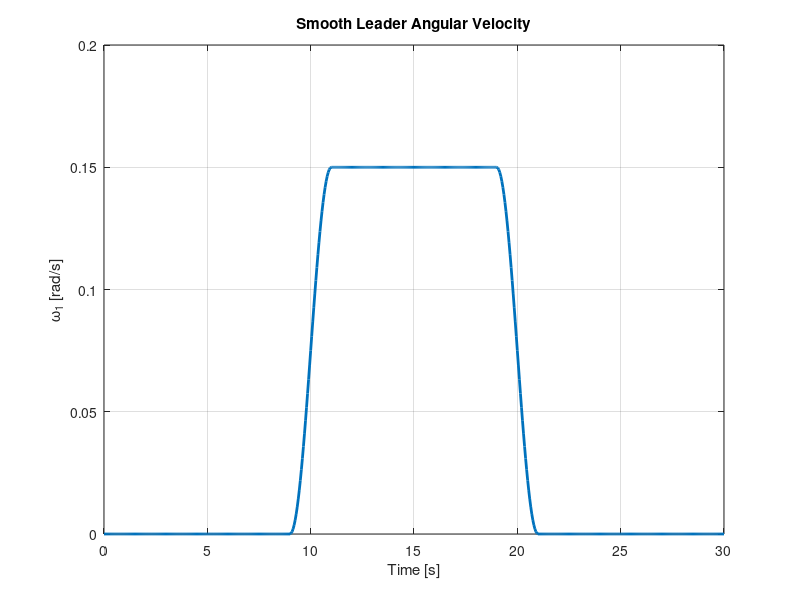
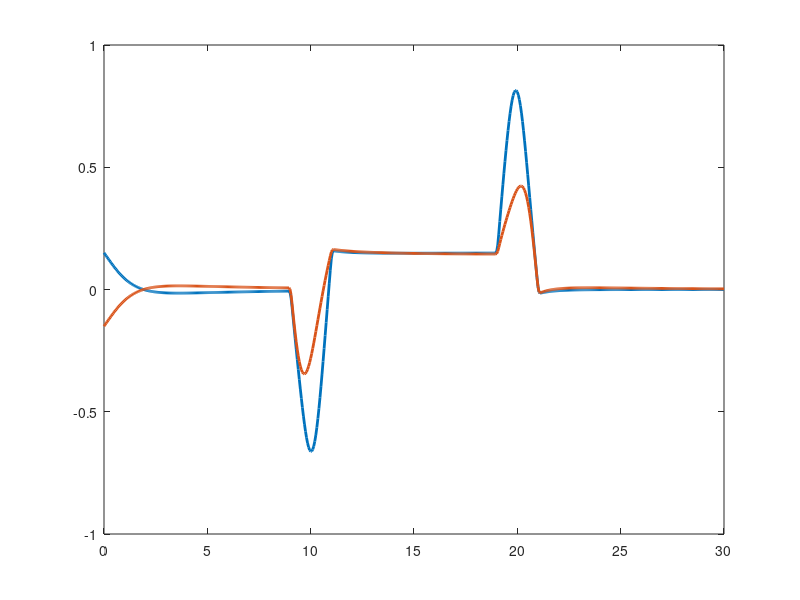

Source code (MATLAB) for these figures, in order: (Note: this script raises an error after producing the figures.)
%% STEP 7 - SMOOTH LEADER FOR 3 TURTLEBOT3 FORMATION
clear;
clc;
close all;

%% =========================================================
% 1. THOI GIAN MO PHONG
% ==========================================================

dt = 0.05;
T  = 30;

t = 0:dt:T;
N = length(t);

%% =========================================================
% 2. LEADER R1 - SMOOTH MOTION
% ==========================================================

x1     = zeros(1,N);
y1     = zeros(1,N);
theta1 = zeros(1,N);

v1     = zeros(1,N);
omega1 = zeros(1,N);

x1(1) = 0;
y1(1) = 0;
theta1(1) = 0;

% Toc do tien cua Leader
vLeader = 0.15;          % [m/s]

% Toc do goc lon nhat khi re
omegaTurn = 0.15;        % [rad/s]

% Khoang chuyen tiep muot
tRampUpStart   = 9;
tRampUpEnd     = 11;

tRampDownStart = 19;
tRampDownEnd   = 21;

for k = 1:N-1

    %% Toc do tien
    v1(k) = vLeader;

    %% Tao omega1 muot

    if t(k) < tRampUpStart

        % 0 -> 9 s: di thang
        omega1(k) = 0;

    elseif t(k) < tRampUpEnd

        % 9 -> 11 s: tang dan omega tu 0 den omegaTurn

        tau = ...
            (t(k) - tRampUpStart) / ...
            (tRampUpEnd - tRampUpStart);

        omega1(k) = ...
            omegaTurn * ...
            0.5 * (1 - cos(pi*tau));

    elseif t(k) < tRampDownStart

        % 11 -> 19 s: quay deu
        omega1(k) = omegaTurn;

    elseif t(k) < tRampDownEnd

        % 19 -> 21 s: giam dan omega ve 0

        tau = ...
            (t(k) - tRampDownStart) / ...
            (tRampDownEnd - tRampDownStart);

        omega1(k) = ...
            omegaTurn * ...
            0.5 * (1 + cos(pi*tau));

    else

        % 21 -> 30 s: di thang
        omega1(k) = 0;

    end

    %% Dong hoc Leader

    x1(k+1) = x1(k) ...
        + v1(k)*cos(theta1(k))*dt;

    y1(k+1) = y1(k) ...
        + v1(k)*sin(theta1(k))*dt;

    theta1(k+1) = theta1(k) ...
        + omega1(k)*dt;

end

v1(end) = v1(end-1);
omega1(end) = omega1(end-1);

%% =========================================================
% 3. DINH NGHIA DOI HINH TAM GIAC
% ==========================================================

d = 0.8;      % Canh tam giac [m]

% R2: sau - trai
r2x = -sqrt(3)/2*d;
r2y =  1/2*d;

% R3: sau - phai
r3x = -sqrt(3)/2*d;
r3y = -1/2*d;

%% =========================================================
% 4. QUY DAO MONG MUON R2 VA R3
% ==========================================================

x2d = zeros(1,N);
y2d = zeros(1,N);

x3d = zeros(1,N);
y3d = zeros(1,N);

for k = 1:N

    % ----- R2 -----
    x2d(k) = x1(k) ...
        + cos(theta1(k))*r2x ...
        - sin(theta1(k))*r2y;

    y2d(k) = y1(k) ...
        + sin(theta1(k))*r2x ...
        + cos(theta1(k))*r2y;

    % ----- R3 -----
    x3d(k) = x1(k) ...
        + cos(theta1(k))*r3x ...
        - sin(theta1(k))*r3y;

    y3d(k) = y1(k) ...
        + sin(theta1(k))*r3x ...
        + cos(theta1(k))*r3y;

end

%% =========================================================
% 5. VAN TOC QUY DAO MONG MUON R2
% ==========================================================

dx2d = gradient(x2d,dt);
dy2d = gradient(y2d,dt);

v2d = sqrt(dx2d.^2 + dy2d.^2);

theta2d = atan2(dy2d,dx2d);
theta2d = unwrap(theta2d);

omega2d = gradient(theta2d,dt);

%% =========================================================
% 6. VAN TOC QUY DAO MONG MUON R3
% ==========================================================

dx3d = gradient(x3d,dt);
dy3d = gradient(y3d,dt);

v3d = sqrt(dx3d.^2 + dy3d.^2);

theta3d = atan2(dy3d,dx3d);
theta3d = unwrap(theta3d);

omega3d = gradient(theta3d,dt);

%% =========================================================
% 7. TRANG THAI THUC TE R2
% ==========================================================

x2     = zeros(1,N);
y2     = zeros(1,N);
theta2 = zeros(1,N);

% Co tinh dat sai vi tri
x2(1) = -0.2;
y2(1) = 0.3;
theta2(1) = 0;

v2     = zeros(1,N);
omega2 = zeros(1,N);

%% =========================================================
% 8. TRANG THAI THUC TE R3
% ==========================================================

x3     = zeros(1,N);
y3     = zeros(1,N);
theta3 = zeros(1,N);

% Co tinh dat sai vi tri
x3(1) = -0.2;
y3(1) = -0.3;
theta3(1) = 0;

v3     = zeros(1,N);
omega3 = zeros(1,N);

%% =========================================================
% 9. THAM SO CONTROLLER
% ==========================================================

kx = 0.8;
ky = 1.5;
ktheta = 1.5;

% Gioi han TurtleBot3 Burger
vMax     = 0.22;
omegaMax = 2.84;

%% =========================================================
% 10. CONTROLLER R2 + R3
% ==========================================================

for k = 1:N-1

    %% ================= R2 =================

    % Sai so global
    px2 = x2d(k) - x2(k);
    py2 = y2d(k) - y2(k);

    % Sai so goc
    etheta2 = theta2d(k) - theta2(k);

    etheta2 = atan2( ...
        sin(etheta2), ...
        cos(etheta2));

    % Sai so trong he toa do R2
    ex2 = ...
        cos(theta2(k))*px2 ...
        + sin(theta2(k))*py2;

    ey2 = ...
        -sin(theta2(k))*px2 ...
        + cos(theta2(k))*py2;

    % Controller
    v2(k) = ...
        v2d(k)*cos(etheta2) ...
        + kx*ex2;

    omega2(k) = ...
        omega2d(k) ...
        + ky*ey2 ...
        + ktheta*sin(etheta2);

    % Saturation
    v2(k) = ...
        max(min(v2(k),vMax),-vMax);

    omega2(k) = ...
        max(min(omega2(k),omegaMax),-omegaMax);

    % Dong hoc R2
    x2(k+1) = x2(k) ...
        + v2(k)*cos(theta2(k))*dt;

    y2(k+1) = y2(k) ...
        + v2(k)*sin(theta2(k))*dt;

    theta2(k+1) = theta2(k) ...
        + omega2(k)*dt;


    %% ================= R3 =================

    % Sai so global
    px3 = x3d(k) - x3(k);
    py3 = y3d(k) - y3(k);

    % Sai so goc
    etheta3 = theta3d(k) - theta3(k);

    etheta3 = atan2( ...
        sin(etheta3), ...
        cos(etheta3));

    % Sai so trong he toa do R3
    ex3 = ...
        cos(theta3(k))*px3 ...
        + sin(theta3(k))*py3;

    ey3 = ...
        -sin(theta3(k))*px3 ...
        + cos(theta3(k))*py3;

    % Controller
    v3(k) = ...
        v3d(k)*cos(etheta3) ...
        + kx*ex3;

    omega3(k) = ...
        omega3d(k) ...
        + ky*ey3 ...
        + ktheta*sin(etheta3);

    % Saturation
    v3(k) = ...
        max(min(v3(k),vMax),-vMax);

    omega3(k) = ...
        max(min(omega3(k),omegaMax),-omegaMax);

    % Dong hoc R3
    x3(k+1) = x3(k) ...
        + v3(k)*cos(theta3(k))*dt;

    y3(k+1) = y3(k) ...
        + v3(k)*sin(theta3(k))*dt;

    theta3(k+1) = theta3(k) ...
        + omega3(k)*dt;

end

v2(end) = v2(end-1);
omega2(end) = omega2(end-1);

v3(end) = v3(end-1);
omega3(end) = omega3(end-1);

%% =========================================================
% 11. TRACKING ERROR
% ==========================================================

errorR2 = sqrt( ...
    (x2d-x2).^2 + ...
    (y2d-y2).^2 );

errorR3 = sqrt( ...
    (x3d-x3).^2 + ...
    (y3d-y3).^2 );

%% =========================================================
% 12. KHOANG CACH GIUA CAC ROBOT
% ==========================================================

d12 = sqrt( ...
    (x1-x2).^2 + ...
    (y1-y2).^2 );

d13 = sqrt( ...
    (x1-x3).^2 + ...
    (y1-y3).^2 );

d23 = sqrt( ...
    (x2-x3).^2 + ...
    (y2-y3).^2 );

%% =========================================================
% KIEM TRA OMEGA CUA LEADER
% ==========================================================

figure;

plot(t,omega1,'LineWidth',2);

grid on;

xlabel('Time [s]');
ylabel('\omega_1 [rad/s]');

title('Smooth Leader Angular Velocity');

%% =========================================================
% KIEM TRA ANGULAR VELOCITY CUA FOLLOWERS
% ==========================================================

figure;

plot(t,omega2,...
    'LineWidth',2,...
    'DisplayName','R2');

hold on;

plot(t,omega3,...
    'LineWidth',2,...
    'DisplayName','R3');

yline(omegaMax,'--',...
    'DisplayName','+ limit');

yline(-omegaMax,'--',...
    'DisplayName','- limit');

grid on;

xlabel('Time [s]');
ylabel('\omega [rad/s]');

title('Follower Angular Velocities');

legend('Location','best');

%% =========================================================
% KIEM TRA TRACKING ERROR CUA FOLLOWERS
% ==========================================================

figure;

plot(t,errorR2,...
    'LineWidth',2,...
    'DisplayName','R2 error');

hold on;

plot(t,errorR3,...
    'LineWidth',2,...
    'DisplayName','R3 error');

grid on;

xlabel('Time [s]');
ylabel('Tracking error [m]');

title('Follower Tracking Errors');

legend('Location','best');
%% =========================================================
% 13. ANIMATION 3 TURTLEBOT3
% ==========================================================

figure;

hold on;
grid on;
axis equal;

xlabel('x [m]');
ylabel('y [m]');
title('3 TurtleBot3 Leader-Follower Animation');

% Gioi han khung hinh
xlim([-1 3.5]);
ylim([-1 3]);

%% Ve toan bo quy dao mo
plot(x1,y1,'--','LineWidth',1);
plot(x2d,y2d,':','LineWidth',1);
plot(x3d,y3d,':','LineWidth',1);

%% Ban kinh robot chi de hien thi
robotRadius = 0.08;

%% Tao 3 robot
hR1 = rectangle( ...
    'Position',[x1(1)-robotRadius, ...
                y1(1)-robotRadius, ...
                2*robotRadius, ...
                2*robotRadius], ...
    'Curvature',[1 1], ...
    'LineWidth',2);

hR2 = rectangle( ...
    'Position',[x2(1)-robotRadius, ...
                y2(1)-robotRadius, ...
                2*robotRadius, ...
                2*robotRadius], ...
    'Curvature',[1 1], ...
    'LineWidth',2);

hR3 = rectangle( ...
    'Position',[x3(1)-robotRadius, ...
                y3(1)-robotRadius, ...
                2*robotRadius, ...
                2*robotRadius], ...
    'Curvature',[1 1], ...
    'LineWidth',2);

%% Mui ten chi huong robot
arrowLength = 0.18;

hHeading1 = quiver( ...
    x1(1),y1(1), ...
    arrowLength*cos(theta1(1)), ...
    arrowLength*sin(theta1(1)), ...
    0,'LineWidth',2);

hHeading2 = quiver( ...
    x2(1),y2(1), ...
    arrowLength*cos(theta2(1)), ...
    arrowLength*sin(theta2(1)), ...
    0,'LineWidth',2);

hHeading3 = quiver( ...
    x3(1),y3(1), ...
    arrowLength*cos(theta3(1)), ...
    arrowLength*sin(theta3(1)), ...
    0,'LineWidth',2);

%% Duong noi tao tam giac
hFormation = plot( ...
    [x1(1) x2(1) x3(1) x1(1)], ...
    [y1(1) y2(1) y3(1) y1(1)], ...
    '-','LineWidth',1.5);

%% Duong robot da di qua
hPath1 = plot(x1(1),y1(1),'LineWidth',1.5);
hPath2 = plot(x2(1),y2(1),'LineWidth',1.5);
hPath3 = plot(x3(1),y3(1),'LineWidth',1.5);

%% Ten robot
hText1 = text(x1(1),y1(1)+0.15,'R1');
hText2 = text(x2(1),y2(1)+0.15,'R2');
hText3 = text(x3(1),y3(1)+0.15,'R3');

%% =========================================================
% 14. CHAY ANIMATION
% ==========================================================

skip = 2;

for k = 1:skip:N

    %% Cap nhat vi tri robot R1
    set(hR1, ...
        'Position',[x1(k)-robotRadius, ...
                    y1(k)-robotRadius, ...
                    2*robotRadius, ...
                    2*robotRadius]);

    %% Cap nhat R2
    set(hR2, ...
        'Position',[x2(k)-robotRadius, ...
                    y2(k)-robotRadius, ...
                    2*robotRadius, ...
                    2*robotRadius]);

    %% Cap nhat R3
    set(hR3, ...
        'Position',[x3(k)-robotRadius, ...
                    y3(k)-robotRadius, ...
                    2*robotRadius, ...
                    2*robotRadius]);

    %% Cap nhat huong R1
    set(hHeading1, ...
        'XData',x1(k), ...
        'YData',y1(k), ...
        'UData',arrowLength*cos(theta1(k)), ...
        'VData',arrowLength*sin(theta1(k)));

    %% Cap nhat huong R2
    set(hHeading2, ...
        'XData',x2(k), ...
        'YData',y2(k), ...
        'UData',arrowLength*cos(theta2(k)), ...
        'VData',arrowLength*sin(theta2(k)));

    %% Cap nhat huong R3
    set(hHeading3, ...
        'XData',x3(k), ...
        'YData',y3(k), ...
        'UData',arrowLength*cos(theta3(k)), ...
        'VData',arrowLength*sin(theta3(k)));

    %% Cap nhat tam giac formation
    set(hFormation, ...
        'XData',[x1(k) x2(k) x3(k) x1(k)], ...
        'YData',[y1(k) y2(k) y3(k) y1(k)]);

    %% Cap nhat duong da di
    set(hPath1, ...
        'XData',x1(1:k), ...
        'YData',y1(1:k));

    set(hPath2, ...
        'XData',x2(1:k), ...
        'YData',y2(1:k));

    set(hPath3, ...
        'XData',x3(1:k), ...
        'YData',y3(1:k));

    %% Cap nhat label
    set(hText1, ...
        'Position',[x1(k) y1(k)+0.15 0]);

    set(hText2, ...
        'Position',[x2(k) y2(k)+0.15 0]);

    set(hText3, ...
        'Position',[x3(k) y3(k)+0.15 0]);

    %% Hien thi thoi gian
    title(sprintf( ...
        '3 TurtleBot3 Leader-Follower - Time = %.1f s', ...
        t(k)));

    drawnow;

    pause(0.01);

end
